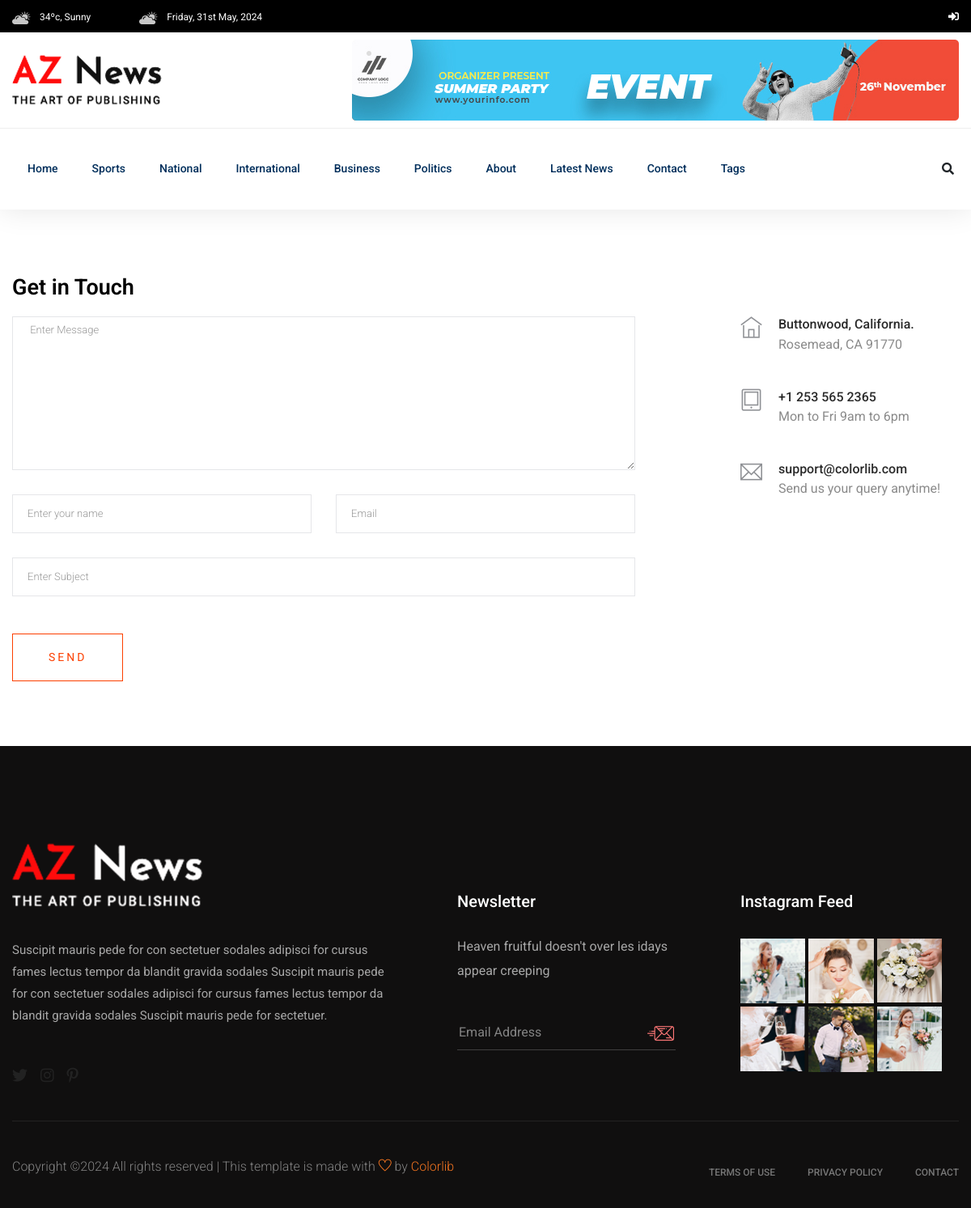
Page /contact/ on the committed database.
### newspaper/models.py (models this page shows, shortened)
class TimeStampModel(models.Model):
    created_at = models.DateTimeField(auto_now_add=True)
    updated_at = models.DateTimeField(auto_now=True)
    class Meta:
        abstract = True # do not create table for this model

class Category(TimeStampModel):
    name = models.CharField(max_length=20)

### newspaper/views.py (the view, shortened to what this page needs)
# urls.py: path("contact/", views.ContactView.as_view(), name="contact"),
class ContactView(View):
    template_name = "aznews/main/contact.html"
    form_class = ContactForm
    def get(self, request, *args, **kwargs):
        return render(
            request,
            self.template_name,
        )

### newspaper/navigation.py (called while the page is built)
def navigation(request):
    categories = Category.objects.all()[:5]
    tags = Tag.objects.all()[:10]
    trending_posts = Post.objects.filter(
        status="active", published_at__isnull=False
    ).order_by("-published_at", "-views_count")[:5]
    return{
        "tags": tags,
        "categories": categories,
        "trending_posts": trending_posts,
    }

### templates/aznews/main/contact.html (shortened to what this page needs)
{% extends "aznews/base.html" %}
{% block content %}
    <section class="contact-section">
        <div class="container">
            <div class="row">
                <div class="col-12">
                    <h2 class="contact-title">Get in Touch</h2>
                </div>
                <div class="col-lg-8">
                    <form class="form-contact contact_form"
                          action=""
                          method="post"
                          id="contactForm"
                          novalidate="novalidate">
                        <div class="row">
                            <div class="col-12">
                                <div class="form-group">
                                    <textarea class="form-control w-100"
                                              name="message"
                                              id="message"
                                              cols="30"
                                              rows="9"
                                              onfocus="this.placeholder = ''"
                                              onblur="this.placeholder = 'Enter Message'"
                                              placeholder=" Enter Message">{{form.message.value}}</textarea>
                                </div>
                            </div>
                            <div class="col-sm-6">
                                <div class="form-group">
                                    <input class="form-control valid"
                                           name="name"
                                           id="name"
                                           type="text"
                                           onfocus="this.placeholder = ''"
                                           onblur="this.placeholder = 'Enter your name'"
                                           placeholder="Enter your name"
                                           value="{{ form.name.value }}">
                                </div>
                            </div>
                            <div class="col-sm-6">
                                <div class="form-group">
                                    <input class="form-control valid"
                                           name="email"
                                           id="email"
                                           type="email"
                                           onfocus="this.placeholder = ''"
                                           onblur="this.placeholder = 'Enter email address'"
                                           placeholder="Email"
                                           value="{{ form.email.value }}">
                                </div>
                            </div>
                            <div class="col-12">
                                <div class="form-group">
                                    <input class="form-control"
                                           name="subject"
                                           id="subject"
                                           type="text"
                                           onfocus="this.placeholder = ''"
                                           onblur="this.placeholder = 'Enter Subject'"
                                           placeholder="Enter Subject"
                                           value="{{ form.subject.value }}">
                                </div>
                            </div>
                        </div>
                        <div class="form-group mt-3">
                            <button type="submit" class="button button-contactForm boxed-btn">Send</button>
                        </div>
                    </form>
                </div>
                <div class="col-lg-3 offset-lg-1">
                    <div class="media contact-info">
                        <span class="contact-info__icon"><i class="ti-home"></i></span>
                        <div class="media-body">
                            <h3>Buttonwood, California.</h3>
                            <p>Rosemead, CA 91770</p>
                        </div>
                    </div>
                    <div class="media contact-info">
                        <span class="contact-info__icon"><i class="ti-tablet"></i></span>
                        <div class="media-body">
                            <h3>+1 253 565 2365</h3>
                            <p>Mon to Fri 9am to 6pm</p>
                        </div>
                    </div>
                    <div class="media contact-info">
                        <span class="contact-info__icon"><i class="ti-email"></i></span>
                        <div class="media-body">
                            <h3>support@colorlib.com</h3>
                            <p>Send us your query anytime!</p>
                        </div>
                    </div>
                </div>
            </div>
        </div>
    </section>
{% endblock content %}

### templates/aznews/header/header.html (shortened to what this page needs)
{% load static %}
<header>
    <div class="header-area">
        <div class="main-header ">
            <div class="header-top black-bg d-none d-md-block">
                <div class="container">
                    <div class="col-xl-12">
                        <div class="row d-flex justify-content-between align-items-center">
                            <div class="header-info-left">
                                <ul>
                                    <li>
                                        <img src="{% static 'aznews/assets/img/icon/header_icon1.png' %}" alt="">
                                        34ºc, Sunny
                                    </li>
                                    <li>
                                        <img src="{% static 'aznews/assets/img/icon/header_icon1.png' %}" alt="">
                                        {% now "l, jS F, Y" %}
                                    </li>
                                </ul>
                            </div>
                            <div class="header-info-right">
                                <ul class="header-social">
                                    {% if user.is_authenticated %}
                                        <li>
                                            <a href="{% url 'logout' %}"><i class="fas fa-sign-out-alt"></i></a>
                                        </li>
                                        <li>
                                            <a href="{% url 'blog:draft-list' %}"><i class="fas fa-tasks"></i></a>
                                        </li>
                                        <li>
                                            <a href="{% url 'blog:post-create' %}"><i class="fas fa-plus"></i></a>
                                        </li>
                                    {% else %}
                                        <li>
                                            <a href="{% url 'login' %}"><i class="fas fa-sign-in-alt"></i></a>
                                        </li>
                                    {% endif %}
                                </ul>
                            </div>
                        </div>
                    </div>
                </div>
            </div>
            <div class="header-mid d-none d-md-block">
                <div class="container">
                    <div class="row d-flex align-items-center">
                        <div class="col-xl-3 col-lg-3 col-md-3">
                            <div class="logo">
                                <a href="/">
                                    <img src="{% static 'aznews/assets/img/logo/logo.png' %}" alt="">
                                </a>
                            </div>
                        </div>
                        <div class="col-xl-9 col-lg-9 col-md-9">
                            <div class="header-banner f-right ">
                                <img src="{% static 'aznews/assets/img/hero/header_card.jpg' %}" alt="">
                            </div>
                        </div>
                    </div>
                </div>
            </div>
            <div class="header-bottom header-sticky">
                <div class="container">
                    <div class="row align-items-center">
                        <div class="col-xl-10 col-lg-10 col-md-12 header-flex">
                            <div class="main-menu d-none d-md-block">
                                <nav>
                                    <ul id="navigation">
                                        <li>
                                            <a href="/">Home</a>
                                        </li>
                                        {% for category in categories %}
                                            <li>
                                                <a href="{% url 'post-by-category' category.pk %}">{{ category.name }}</a>
                                            </li>
                                        {% endfor %}
                                        <li>
                                            <a href="{% url 'about' %}">About</a>
                                        </li>
                                        <li>
                                            <a href="{% url 'post-list' %}">Latest News</a>
                                        </li>
                                        <li>
                                            <a href="{% url 'contact' %}">Contact</a>
                                        </li>
                                        <li>
                                            <a href="#">Tags</a>
                                        </li>
                                    </ul>
                                </nav>
                            </div>
                        </div>
                        <div class="col-xl-2 col-lg-2 col-md-4">
                            <div class="header-right-btn f-right d-none d-lg-block">
                                <i class="fas fa-search special-tag"></i>
                            </div>
                        </div>
                        <div class="col-12">
                        </div>
                    </div>
                </div>
            </div>
        </div>
    </div>
</header>

### rows in the picture
Category: name "Sports"
Category: name "National"
Category: name "International"
Category: name "Business"
Category: name "Politics"
